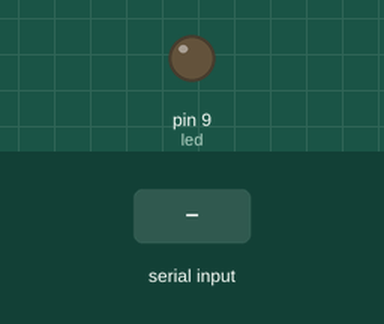
A sketch run on a simulated Arduino Uno, built with avr-gcc and run on an emulated ATmega328P. Parts: output pins drawn as LEDs (lit = HIGH). The inputs (shaded band) are chosen by the test bench.

Above: at 1.2 s.
1.3 s: "1" received over the second serial link
At 1.6 s:
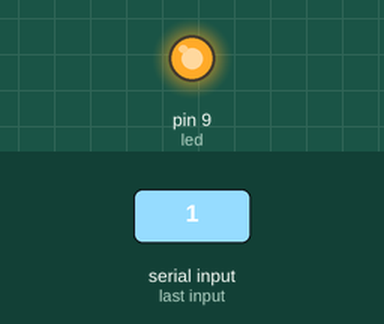
2.8 s: "0" received over the second serial link
At 3.9 s:
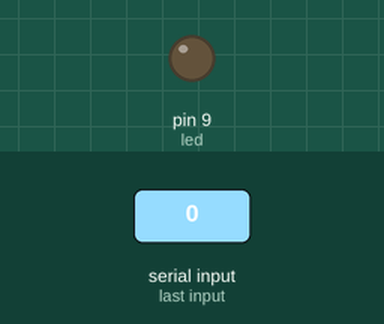
Timing chart, 0 to 5.8 s (numbered marks = the images above; inputs shaded):
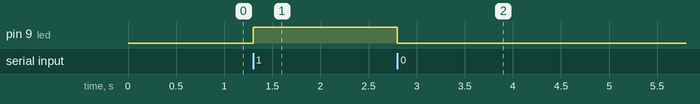

Measured:
- after the input at 1.3 s, pin 9 (led): LOW → HIGH at once
- after the input at 2.8 s, pin 9 (led): HIGH → LOW at once

The sketch:

Projeto_083_Bluetooth_Controlando_LEDs.ino
```cpp
// Projeto 083 - Bluetooth Controlando LEDs
// Arduino Uno | Arduino Neon Lab

#include <SoftwareSerial.h>

 SoftwareSerial BT(10,11); int led=9;
 void setup(){ BT.begin(9600); pinMode(led,OUTPUT); }
 void loop(){
   if(BT.available()){
     char c=BT.read();
     if(c=='1') digitalWrite(led,HIGH);
     if(c=='0') digitalWrite(led,LOW);
   }
 }
```
